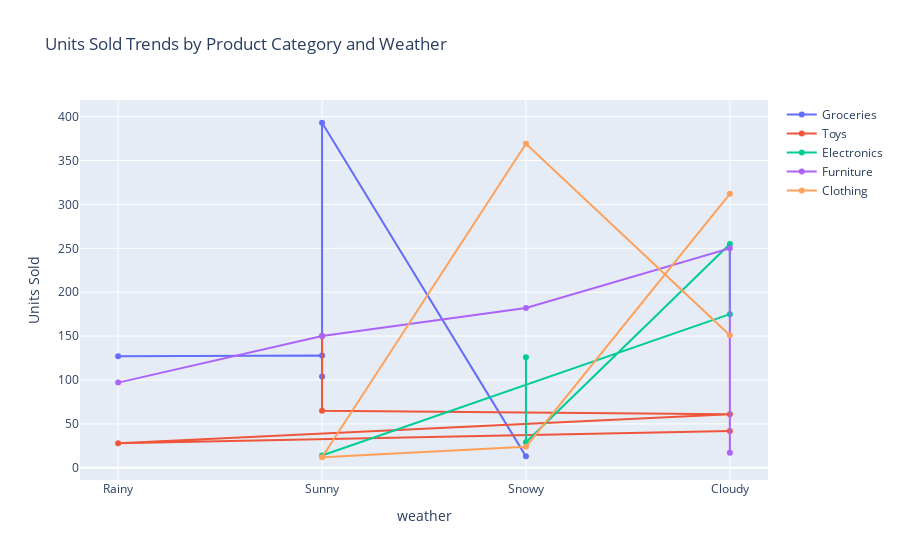

Notebook source saved alongside this figure:
### Code cell
fig2 = go.Figure()
categorie=df["Category"].unique()

for cat in categorie:
    m=df[df["Category"]==cat].head()
    fig2.add_trace(go.Scatter(
        x=m['Weather Condition'],
        y=m['Units Sold'],
        mode='lines+markers',
        name=cat,
    ))
fig2.update_layout(
    title='Units Sold Trends by Product Category and Weather',
    xaxis_title='weather',
    yaxis_title='Units Sold',
    showlegend=True
)


fig2.show()

### Figure 1 — Plotly figure (JSON) as saved in the notebook; plotly's stock layout.template omitted (floating-point values rounded to 4 significant figures)
{"data": [{"mode": "lines+markers", "name": "Groceries", "type": "scatter", "visible": true, "x": ["Rainy", "Sunny", "Sunny", "Sunny", "Snowy"], "y": [127, 128, 104, 393, 13]}, {"mode": "lines+markers", "name": "Toys", "type": "scatter", "visible": true, "x": ["Sunny", "Sunny", "Cloudy", "Rainy", "Cloudy"], "y": [150, 65, 61, 28, 42]}, {"mode": "lines+markers", "name": "Electronics", "type": "scatter", "visible": true, "x": ["Sunny", "Cloudy", "Cloudy", "Snowy", "Snowy"], "y": [14, 175, 255, 29, 126]}, {"mode": "lines+markers", "name": "Furniture", "type": "scatter", "visible": true, "x": ["Rainy", "Sunny", "Snowy", "Cloudy", "Cloudy"], "y": [97, 150, 182, 250, 17]}, {"mode": "lines+markers", "name": "Clothing", "type": "scatter", "visible": true, "x": ["Cloudy", "Snowy", "Sunny", "Snowy", "Cloudy"], "y": [312, 24, 12, 369, 151]}], "layout": {"autosize": true, "showlegend": true, "title": {"text": "Units Sold Trends by Product Category and Weather"}, "xaxis": {"autorange": true, "range": [-0.189, 3.189], "title": {"text": "weather"}, "type": "category"}, "yaxis": {"autorange": true, "range": [-19.44, 424.4], "title": {"text": "Units Sold"}, "type": "linear"}}}
